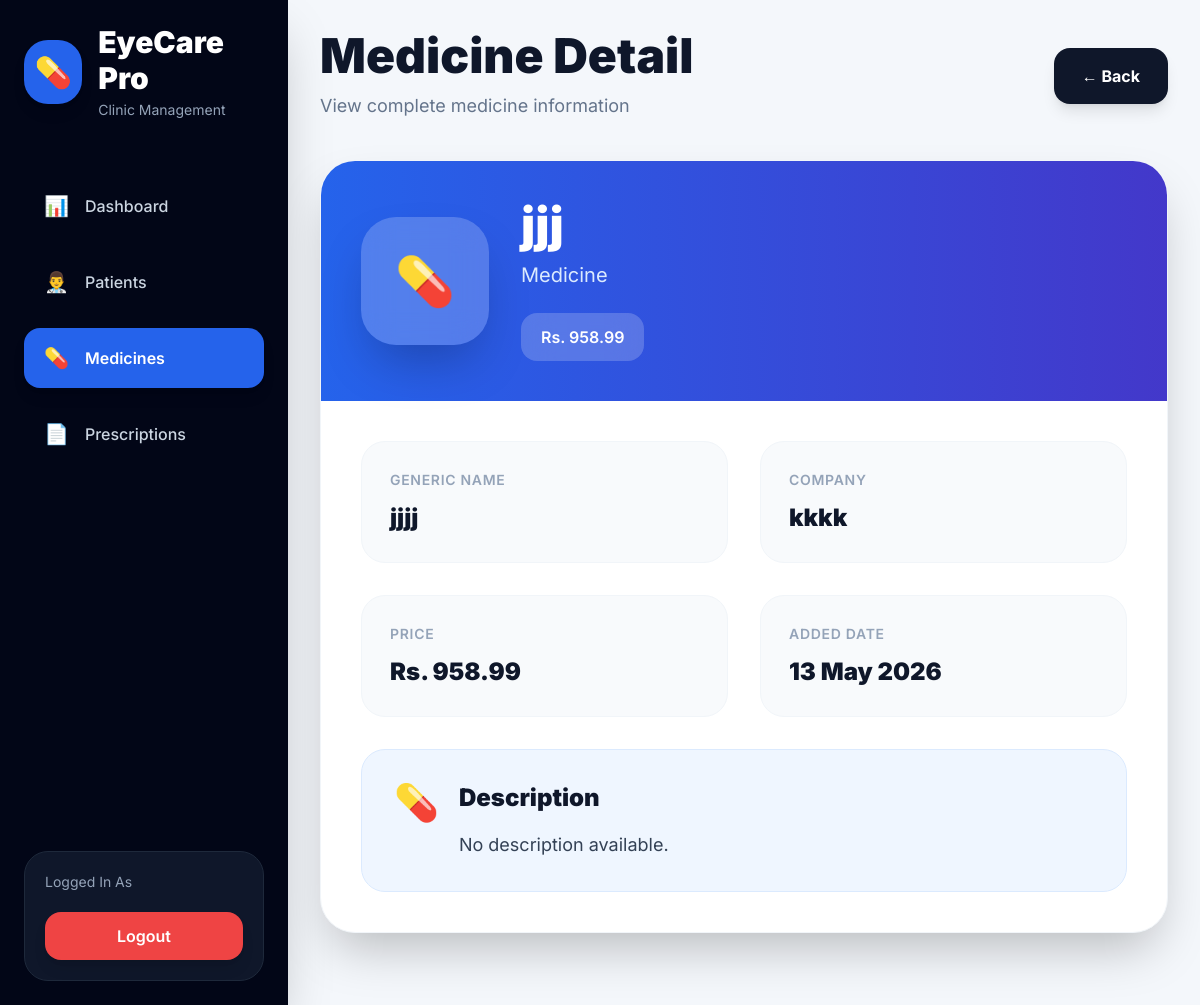
Page /medicines/6/ on the committed database.
### medicines/models.py (models this page shows, shortened)
class Medicine(models.Model):
    name = models.CharField(
        max_length=200,
        unique=True
    )
    generic_name = models.CharField(
        max_length=200,
        blank=True,
        null=True
    )
    company = models.CharField(
        max_length=200,
        blank=True,
        null=True
    )
    price = models.DecimalField(
        max_digits=10,
        decimal_places=2,
        default=0
    )
    description = models.TextField(
        blank=True,
        null=True
    )
    created_at = models.DateTimeField(
        auto_now_add=True
    )

### medicines/views.py (the view)
def medicine_detail(request, pk):
    medicine = get_object_or_404(
        Medicine,
        id=pk
    )
    context = {
        'medicine': medicine
    }
    return render(
        request,
        'medicine_detail.html',
        context
    )

### Userclinic/context_processors.py (called while the page is built)
def user_role(request):
    role = ''
    try:
        if request.user.is_authenticated:
            role = request.user.profile.role
    except Exception:
        role = ''
    return {
        'user_role': role,
        'is_admin': role == 'ADMIN',
        'is_consultant': role == 'CONSULTANT',
    }

### templates/medicine_detail.html (shortened to what this page needs)
<!DOCTYPE html>
<html lang="en">
<head>
    <script src="https://cdn.tailwindcss.com"></script>
</head>
<body>
<div class="flex min-h-screen">
    <aside class="w-72 bg-slate-950 text-white flex flex-col justify-between p-6 shadow-2xl">
        <div>
            <div class="mb-14">
                <div class="flex items-center gap-4">
                    <div class="w-16 h-16 rounded-3xl bg-blue-600 flex items-center justify-center text-3xl shadow-lg">
                        💊
                    </div>
                    <div>
                        <h1 class="text-3xl font-black">
                            EyeCare Pro
                        </h1>
                        <p class="text-slate-400 mt-1 text-sm">
                            Clinic Management
                        </p>
                    </div>
                </div>
            </div>
            <nav class="space-y-4">
                <a href="{% url 'dashboard' %}"
                   class="flex items-center gap-4 hover:bg-slate-900 px-5 py-4 rounded-2xl text-slate-300 font-medium smooth">
                    <span class="text-xl">📊</span>
                    Dashboard
                </a>
                <a href="{% url 'patient_list' %}"
                   class="flex items-center gap-4 hover:bg-slate-900 px-5 py-4 rounded-2xl text-slate-300 font-medium smooth">
                    <span class="text-xl">👨‍⚕️</span>
                    Patients
                </a>
                <a href="{% url 'medicine_list' %}"
                   class="flex items-center gap-4 bg-blue-600 px-5 py-4 rounded-2xl text-white font-semibold shadow-lg">
                    <span class="text-xl">💊</span>
                    Medicines
                </a>
                <a href="{% url 'create_prescription' %}"
                   class="flex items-center gap-4 hover:bg-slate-900 px-5 py-4 rounded-2xl text-slate-300 font-medium smooth">
                    <span class="text-xl">📄</span>
                    Prescriptions
                </a>
            </nav>
        </div>
        <div class="bg-slate-900 rounded-3xl p-5 border border-slate-800">
            <p class="text-slate-400 text-sm">
                Logged In As
            </p>
            <form method="POST"
                  action="{% url 'logout' %}"
                  class="mt-5">
                <button type="submit"
                        class="w-full bg-red-500 hover:bg-red-600 smooth text-white py-3 rounded-2xl font-semibold shadow-lg">
                    Logout
                </button>
            </form>
        </div>
    </aside>
    <main class="flex-1 p-8 overflow-y-auto">
        <div class="flex justify-between items-center mb-10">
            <div>
                <h1 class="text-5xl font-black text-slate-900">
                    Medicine Detail
                </h1>
                <p class="text-slate-500 mt-3 text-lg">
                    View complete medicine information
                </p>
            </div>
            <div class="flex gap-4">
                <a href="{% url 'medicine_list' %}"
                   class="bg-slate-900 hover:bg-black smooth text-white px-7 py-4 rounded-2xl font-bold shadow-lg">
                    ← Back
                </a>
            </div>
        </div>
        <div class="bg-white rounded-[35px] shadow-2xl border border-slate-100 overflow-hidden mb-10 card-hover smooth">
            <div class="bg-gradient-to-r from-blue-600 to-indigo-700 px-10 py-10 text-white">
                <div class="flex items-center gap-8">
                    <div class="w-32 h-32 rounded-[35px] bg-white/20 backdrop-blur-lg flex items-center justify-center text-5xl font-black shadow-2xl">
                        💊
                    </div>
                    <div>
                        <h2 class="text-5xl font-black">
                            {{ medicine.name }}
                        </h2>
                        <p class="text-blue-100 text-xl mt-3">
                            Medicine
                        </p>
                        <div class="flex gap-4 mt-6">
                            <span class="bg-white/20 px-5 py-3 rounded-2xl font-semibold backdrop-blur-lg">
                                Rs. {{ medicine.price }}
                            </span>
                        </div>
                    </div>
                </div>
            </div>
            <div class="p-10">
                <div class="grid grid-cols-1 md:grid-cols-2 gap-8">
                    <div class="bg-slate-50 rounded-3xl p-7 border border-slate-100">
                        <p class="text-slate-400 text-sm font-semibold uppercase tracking-wider">
                            Generic Name
                        </p>
                        <h3 class="text-2xl font-black text-slate-900 mt-3">
                            {{ medicine.generic_name|default:"Not specified" }}
                        </h3>
                    </div>
                    <div class="bg-slate-50 rounded-3xl p-7 border border-slate-100">
                        <p class="text-slate-400 text-sm font-semibold uppercase tracking-wider">
                            Company
                        </p>
                        <h3 class="text-2xl font-black text-slate-900 mt-3">
                            {{ medicine.company|default:"Not specified" }}
                        </h3>
                    </div>
                    <div class="bg-slate-50 rounded-3xl p-7 border border-slate-100">
                        <p class="text-slate-400 text-sm font-semibold uppercase tracking-wider">
                            Price
                        </p>
                        <h3 class="text-2xl font-black text-slate-900 mt-3">
                            Rs. {{ medicine.price }}
                        </h3>
                    </div>
                    <div class="bg-slate-50 rounded-3xl p-7 border border-slate-100">
                        <p class="text-slate-400 text-sm font-semibold uppercase tracking-wider">
                            Added Date
                        </p>
                        <h3 class="text-2xl font-black text-slate-900 mt-3">
                            {{ medicine.created_at|date:"d M Y" }}
                        </h3>
                    </div>
                </div>
                <div class="mt-8 bg-blue-50 rounded-3xl p-8 border border-blue-100">
                    <div class="flex items-start gap-5">
                        <div class="text-4xl">
                            💊
                        </div>
                        <div class="flex-1">
                            <h3 class="text-2xl font-black text-slate-900 mb-4">
                                Description
                            </h3>
                            <p class="text-slate-700 text-lg leading-relaxed">
                                {{ medicine.description|default:"No description available." }}
                            </p>
                        </div>
                    </div>
                </div>
            </div>
        </div>
    </main>
</div>
</body>
</html>

### templates/medicine_detail.html (style rules this page uses)
body { font-family: 'Inter', sans-serif; background: #f4f7fb; }
.smooth { transition: all 0.3s ease; }

### rows in the picture
Medicine: name "jjj", price "958.99", generic_name "jjjj", company "kkkk", created_at "13 May 2026", description "No description available."
